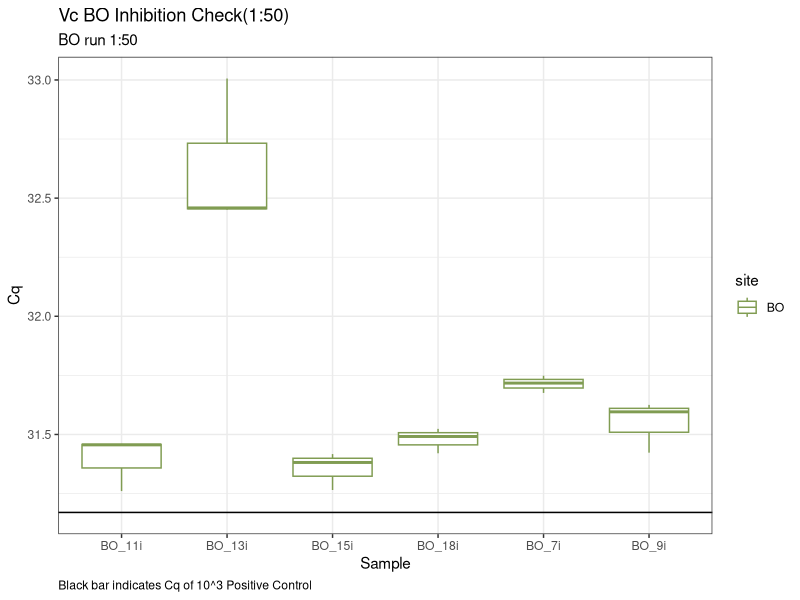
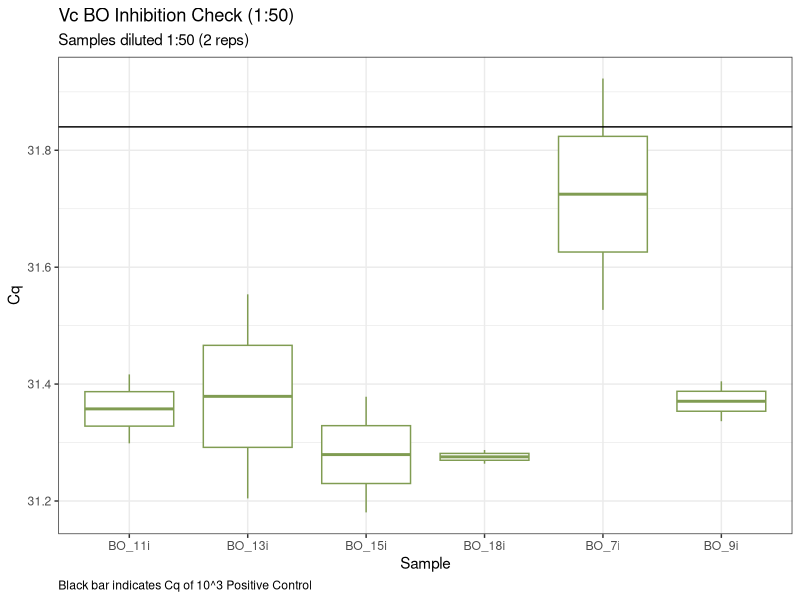

These figures' R source, in order:
## ---- chunk 1
library(here)
library(tidyverse)
library(lubridate)
## ---- chunk 2
vc<- read_csv(here("data", "raw_data","vc_bo_daily_inh_and_reg_1_50.csv")) #Run 1:50
vc_50<- read_csv(here("data", "raw_data","vc_bo_daily_inh_and_reg_1_50_trial2.csv")) #Run 1:50 with reps 4 and 5
## ---- chunk 3
vc<- vc %>%
  mutate(site = substr(Sample, 1,2)) %>% #Make Site column
  filter(!Content %in% "NTC") %>% #Take out NTC
  select(site, Cq, Sample) #Select colummns of interest

vc_50<- vc_50 %>%
  mutate(site = substr(Sample, 1,2)) %>% #Make Site column
  filter(!Content %in% "NTC") %>% #Take out NTC
  select(site, Cq, Sample) #Select colummns of interest
## ---- chunk 4
vc<- 
  vc %>%
  filter(grepl('i', Sample))

vc_50<- 
  vc_50 %>%
  filter(grepl('i', Sample))
## ---- chunk 5
vc %>%
  ggplot() + geom_boxplot(
    aes(x = Sample,
        y = Cq,
        color = site)) +
  geom_hline(yintercept = 31.17)+
  theme_bw()+
  labs(
    title= "Vc BO Inhibition Check(1:50)",
    subtitle = "BO run 1:50",
    caption = "Black bar indicates Cq of 10^3 Positive Control")+
  theme(
    plot.caption = element_text(hjust = 0)) +
  scale_color_manual(values = c("BO" = "#809C52",
                                "C2" = "#ba4716",
                                "RD" = "#4c848c"))
## ---- chunk 6
vc_50 %>%
  ggplot() + geom_boxplot(
    aes(x = Sample,
        y = Cq,
        color = site)) +
  geom_hline(yintercept = 31.84)+
  theme_bw()+
  labs(
    title= "Vc BO Inhibition Check (1:50)",
    subtitle = "Samples diluted 1:50 (2 reps)",
    caption = "Black bar indicates Cq of 10^3 Positive Control")+
  theme(
    plot.caption = element_text(hjust = 0),
    legend.position = "none") +
    scale_color_manual(values = c("BO" = "#809C52",
                                "C2" = "#ba4716",
                                "RD" = "#4c848c"))
